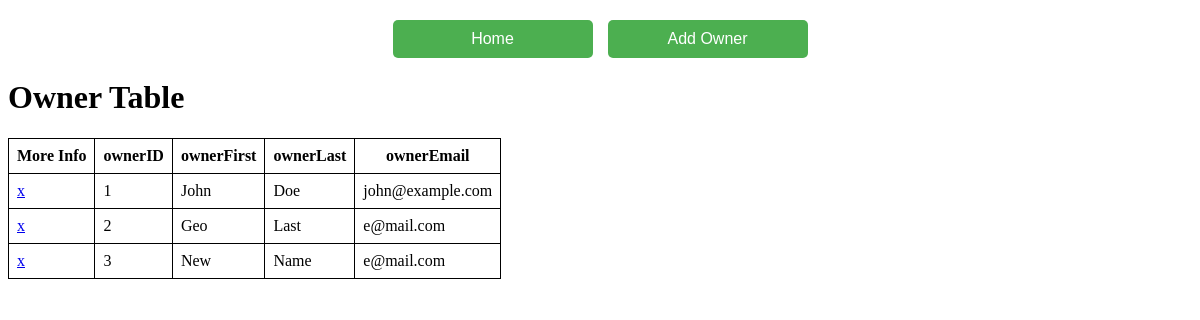
Page /ownerView on the committed database.
### alchemyBase.py (models this page shows)
class PetOwner(Base):
    __tablename__ = 'PetOwner'
    ownerID    = Column(Integer, primary_key=True)
    ownerFirst = Column(String,  nullable=False)
    ownerLast  = Column(String,  nullable=False)
    ownerEmail = Column(String,  nullable=False, unique=True)
    pets       = relationship('Pet',     back_populates='owner')
    billings   = relationship('Billing', back_populates='owner')

### app.py (the view)
@app.route("/ownerView")
def show_owner():
    owners = session.query(PetOwner).all()
    columns = PetOwner.__table__.columns.keys()
    return render_template("ownerView.html", owners=owners, columns=columns, getattr=getattr)

### templates/ownerView.html (shortened to what this page needs)
<!DOCTYPE html>
<html>
<head>
</head>
<body>
    <div class="top-button-container">
        <form action="{{ url_for('home') }}" method="get">
            <button type="submit">Home</button>
          </form>
        <form action="{{ url_for('new_owner') }}" method="get">
            <button type="submit">Add Owner</button>
        </form>
    </div>
    <h1>Owner Table</h1>
    <table>
        <tr>
            <th>More Info</th>
            {% for col in columns %}
                <th>{{ col }}</th>
            {% endfor %}
        </tr>
        {% for owner in owners %}
            <tr>
                <td>
                    <a href="{{ url_for('view_details', id_type='owner', id_value=owner.ownerID) }}">x</a>
                </td>
                {% for col in columns %}
                    <td>{{ getattr(owner, col) }}</td>
                {% endfor %}
            </tr>
        {% endfor %}
    </table>
</body>
</html>

### templates/ownerView.html (style rules this page uses)
table, th, td { border: 1px solid black; border-collapse: collapse; padding: 8px; }
.top-button-container { display: flex; justify-content: center; align-items: center; gap: 15px; margin-top: 20px; }
button { padding: 10px 20px; font-size: 16px; width: 200px; cursor: pointer; background-color: #4CAF50; color: white; border: none; border-radius: 5px; transition: background-color 0.3s ease; }

### rows in the picture
PetOwner: ownerID "1" "John" "Doe" "john@example.com"
PetOwner: ownerID "2" "Geo" "Last" "e@mail.com"
PetOwner: ownerID "3" "New" "Name" "e@mail.com"

### other values in the picture
{{ col }} "ownerID" "ownerFirst" "ownerLast" "ownerEmail"
